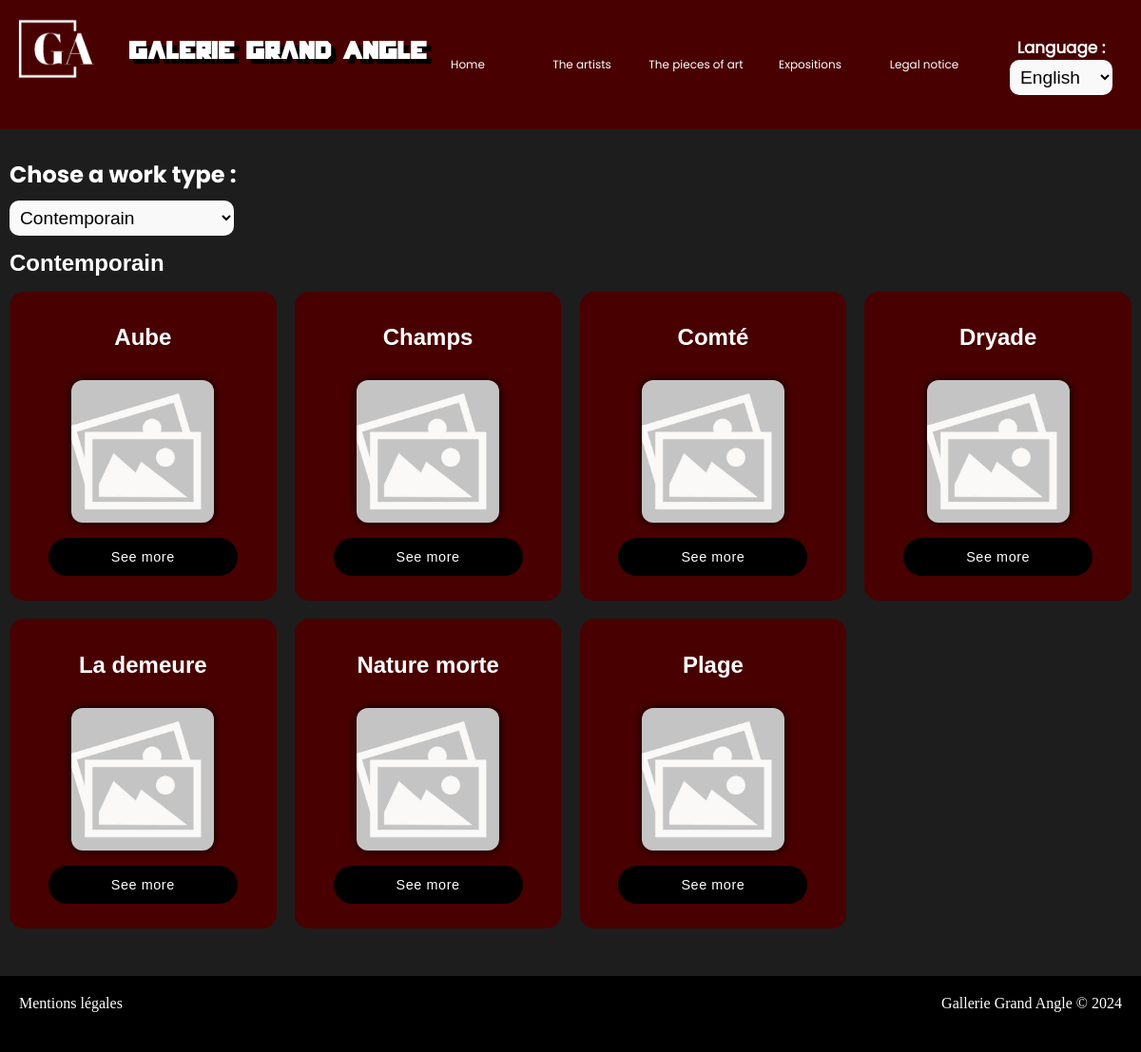
/visiteur/oeuvres.php, run on the app's committed database.
### tables this page shows
CREATE TABLE IF NOT EXISTS `type_oeuvre` (
  `id_type_oeuvre` int NOT NULL AUTO_INCREMENT,
  `libelle_type_oeuvre` varchar(50) DEFAULT NULL,
  PRIMARY KEY (`id_type_oeuvre`)
);

CREATE TABLE IF NOT EXISTS `oeuvres_expo` (
  `id_oeuvres` int NOT NULL AUTO_INCREMENT,
  `nom_oeuvre` varchar(100) NOT NULL,
  `chemin_image` varchar(150) DEFAULT NULL,
  `description_oeuvre` text,
  `date_realisation` date NOT NULL,
  `nombre_vues` int DEFAULT NULL,
  `largeur` decimal(15,2) DEFAULT NULL,
  `hauteur` decimal(15,2) DEFAULT NULL,
  `poids` decimal(15,2) DEFAULT NULL,
  `profondeur` decimal(15,2) DEFAULT NULL,
  `duree` time DEFAULT NULL,
  `date_livraison_prevu` date NOT NULL,
  `date_livraison_reel` date DEFAULT NULL,
  `id_type_oeuvre` int NOT NULL,
  PRIMARY KEY (`id_oeuvres`),
  KEY `id_type_oeuvre` (`id_type_oeuvre`)
);

### visiteur/oeuvres.php (called while the page is built, shortened)
<?php
include "includes/pages/header.php";
include "includes/components/oeuvres_cards.php";
include "includes/pages/footer.php";
?>

### visiteur/includes/components/oeuvres_cards.php (the view, shortened to what this page needs)
<?php
require_once "../config/pdo.php";
$lang = isset($_GET['lang']) ? $_GET['lang'] : substr($_SERVER['HTTP_ACCEPT_LANGUAGE'], 0, 2);
$langList = ["FR", "EN", "DE", "RU", "ZH"];
if (!in_array($lang, $langList)) {
    $lang = "FR";
}
$sqlTypes = "SELECT * FROM type_oeuvre";
$requeteTypes = $db->query($sqlTypes);
$types = $requeteTypes->fetchAll(PDO::FETCH_ASSOC);
if (isset($_GET['type_oeuvre'])) {
    $selected_type_id = $_GET['type_oeuvre'];
} else {
    $selected_type_id = $types[0]['id_type_oeuvre'];
}
$sql = "SELECT oeuvres_expo.id_oeuvres,
        oeuvres_expo.nom_oeuvre,
        oeuvres_expo.chemin_image,
        oeuvres_expo.description_oeuvre,
        oeuvres_expo.date_realisation,
        oeuvres_expo.largeur,
        oeuvres_expo.hauteur,
        oeuvres_expo.poids,
        oeuvres_expo.id_type_oeuvre,
        type_oeuvre.libelle_type_oeuvre
        FROM oeuvres_expo
        JOIN type_oeuvre ON oeuvres_expo.id_type_oeuvre = type_oeuvre.id_type_oeuvre
        WHERE oeuvres_expo.id_type_oeuvre = ?";
$requete = $db->prepare($sql);
$requete->execute([$selected_type_id]);
$oeuvres = $requete->fetchAll(PDO::FETCH_ASSOC);
$selected_type_label = '';
foreach ($types as $type) {
    if ($type['id_type_oeuvre'] == $selected_type_id) {
        $selected_type_label = $type['libelle_type_oeuvre'];
        break;
    }
}
?>
<div id="container-project">
    <form action="" method="get" id="select_type">
        <label for="type_oeuvre"><?php echo choseType?></label>
        <select name="type_oeuvre" id="type_oeuvre" onchange="selectType()">
            <?php foreach ($types as $type) : ?>
                <option value="<?= $type['id_type_oeuvre'] ?>" <?= ($type['id_type_oeuvre'] == $selected_type_id) ? 'selected' : '' ?>>
                    <?= $type['libelle_type_oeuvre'] ?>
                </option>
            <?php endforeach; ?>
        </select>
    </form>
    <h2><?= $selected_type_label ?></h2>
    <section class="grid-card">
        <?php foreach ($oeuvres as $oeuvre) : ?>
            <div class="columna">
                <h2><?= $oeuvre["nom_oeuvre"] ?></h2>
                <div class="img-card">
                    <?php
                    $picUrl = !empty($oeuvre['chemin_image']) && file_exists($oeuvre['chemin_image']) ? $oeuvre['chemin_image'] : "./assets/images/img_cards/placeimage.jpg";
                    ?>
                    <img src="<?= $picUrl ?>" alt="projet image">
                </div>
                <button>
                    <a href="details_oeuvre.php?id=<?= $oeuvre['id_oeuvres'] ?>&lang=<?= $lang ?>" id="<?= $oeuvre["id_oeuvres"] ?>"><?php echo seeMore ?></a>
                </button>
            </div>
        <?php endforeach; ?>
    </section>
</div>

### assets/css/style.css (style rules this page uses)
@media screen and (min-width: 726px) and (max-width: 1920px) { * { box-sizing: border-box; margin: 0; padding: 0; list-style: none; text-decoration: none; } }
@media screen and (min-width: 726px) and (max-width: 1920px) { body { background-color: rgb(29, 29, 29); overflow-x: hidden; } }
@media screen and (min-width: 726px) and (max-width: 1920px) { select { padding: 7px; outline: 0; border: 0 ; border-radius: 10px; background: #F9F9F9; background-image: none; box-shadow: none; font-size: 1.2em; } }
@media screen and (min-width: 726px) and (max-width: 1920px) { #container-project { padding: 30px 10px; margin-bottom: 20px; font-family: "Montserrat", sans-serif; height: max-content; } }
@media screen and (min-width: 726px) and (max-width: 1920px) { #container-project h2 { font-size: 1.5em; color: white; font-weight: bold; margin: 1.3% 0; } }
@media screen and (min-width: 726px) and (max-width: 1920px) { .grid-card { display: grid; grid-template-columns: repeat(4, 1fr); gap: 1.2rem; grid-auto-rows: 1fr auto; height: max-content; } }
@media screen and (min-width: 726px) and (max-width: 1920px) { .columna { display: flex; flex-direction: column; justify-content: center; text-align: center; position: relative; border-radius: 15px; padding: 1rem; background-color: rgb(73, 0, 0); } }
@media screen and (min-width: 726px) and (max-width: 1920px) { .columna h2 { color: rgb(255, 255, 255); padding-top: 15px; font-size: 1.3rem; font-weight: 700; height: 55px; max-height: 60px; } }
@media screen and (min-width: 726px) and (max-width: 1920px) { .img-card { height: 150px; width: 100%; margin: 1rem 0; display: flex; justify-content: center; } }
@media screen and (min-width: 726px) and (max-width: 1920px) { .img-card img { box-shadow: 0 0 10px black; width: 150px; height: 150px; object-fit: cover; border-radius: 12px; } }
@media screen and (min-width: 726px) and (max-width: 1920px) { .columna button { padding: 0; margin: 0 10% 10px 10%; background: transparent; border: none; width: 80%; } }
@media screen and (min-width: 726px) and (max-width: 1920px) { .columna button a { width: 100%; display: block; background-color: rgb(0, 0, 0); text-decoration: none; color: rgb(255, 255, 255); border-radius: 50px; padding: 12px; font-weight: 500; letter-spacing: 0.04em; transition: all 0.3s linear; font-size: 0.9rem; } }
@media screen and (min-width: 726px) and (max-width: 1920px) { #container-project label { color: white; font-size: 1.5rem; font-family: "boldText"; margin-bottom: 10px; } }
@media screen and (min-width: 726px) and (max-width: 1920px) { #container-project form { display: flex; flex-direction: column; } }
@media screen and (min-width: 726px) and (max-width: 1920px) { #container-project select { width: 20%; } }

### data on the page
type_oeuvre: libelle_type_oeuvre "Contemporain"
oeuvres_expo: nom_oeuvre "Aube"
oeuvres_expo: nom_oeuvre "Champs"
oeuvres_expo: nom_oeuvre "Comté"
oeuvres_expo: nom_oeuvre "Dryade"
oeuvres_expo: nom_oeuvre "La demeure"
oeuvres_expo: nom_oeuvre "Nature morte"
oeuvres_expo: nom_oeuvre "Plage"

### other printed values
home "Home"
artist "The artists"
art "The pieces of art"
expo "Expositions"
mention "Legal notice"
lang "Language"
choseType "Chose a work type :"
form field type_oeuvre "Contemporain"
